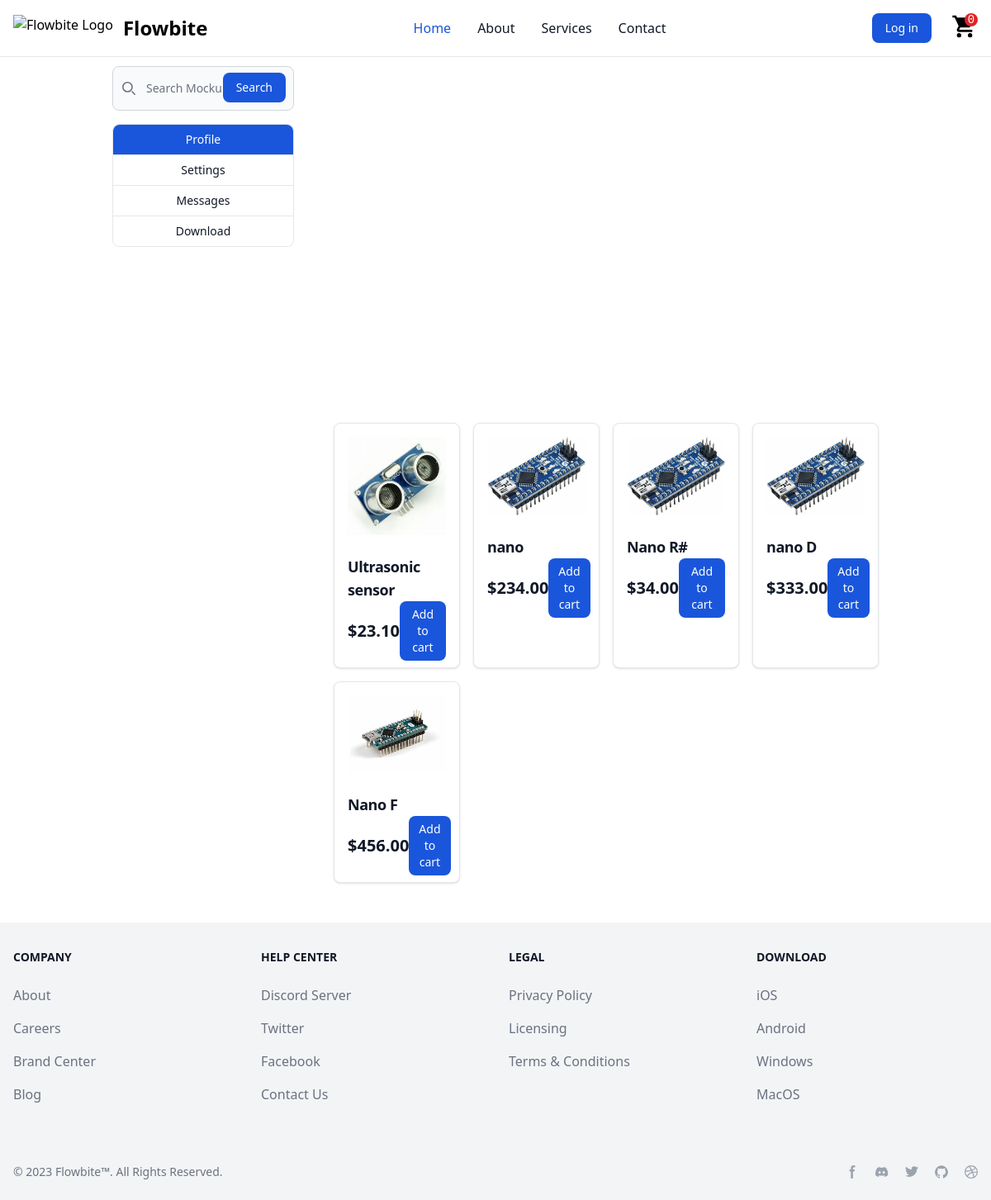
The page / on the database its author committed.
### store/models.py (models this page shows, shortened)
class Product(models.Model):
    name = models.CharField(max_length=200, null=True)
    price = models.DecimalField(max_digits=7, decimal_places=2)
    digital = models.BooleanField(default=False, null=True, blank=True)
    image = models.ImageField(null=True, blank=True)
    @property
    def imageURL(self):
        try:
            url = self.image.url
        except:
            url = ''
        return url

### store/views.py (the view)
# urls.py: path('', include('store.urls')),
def store(request):
    data = cartData(request)
    cartItems = data['cartItems']
    products = Product.objects.all()
    context = {'products': products, 'cartItems': cartItems}
    return render(request, 'store.html', context)

### store/utils.py (called while the page is built, shortened)
def cookieCart(request):
    try:
        cart = json.loads(request.COOKIES['cart'])
    except:
        cart = {}
    print('Cart:', cart)
    items = []
    order = {'get_cart_total': 0, 'get_cart_items': 0, 'shipping': False}
    cartItems = order['get_cart_items']
    return{'cartItems': cartItems, 'order': order, 'items': items}

def cartData(request):
    if request.user.is_authenticated:
        customer = request.user
        order, created = Order.objects.get_or_create(customer=customer, completed=False)
        items = order.orderitem_set.all()
        cartItems = order.get_cart_items
    else:
        cookieData = cookieCart(request)
        cartItems = cookieData['cartItems']
        order = cookieData['order']
        items = cookieData['items']
    return {'cartItems': cartItems, 'items': items, 'order': order}

### templates/store.html (shortened to what this page needs)
{% extends 'main.html' %}
{% load static %}
{% block content %}
<div class="flex flex-col lg:flex-row">
    <div class="lg:w-3/12 lg:mr-12">
        <form class="mb-4">
            <div class="relative">
                <div class="absolute inset-y-0 left-0 flex items-center pl-3 pointer-events-none">
                </div>
                <input type="search" id="default-search" class="block w-full p-4 pl-10 text-sm text-gray-900 border border-gray-300 rounded-lg bg-gray-50 focus:ring-blue-500 focus:border-blue-500 dark:bg-gray-700 dark:border-gray-600 dark:placeholder-gray-400 dark:text-white dark:focus:ring-blue-500 dark:focus:border-blue-500" placeholder="Search Mockups, Logos..." required>
                <button type="submit" class="text-white absolute right-2.5 bottom-2.5 bg-blue-700 hover:bg-blue-800 focus:ring-4 focus:outline-none focus:ring-blue-300 font-medium rounded-lg text-sm px-4 py-2 dark:bg-blue-600 dark:hover:bg-blue-700 dark:focus:ring-blue-800">Search</button>
            </div>
        </form>
        <div
            class="w-50 text-sm font-medium text-gray-900 bg-white border border-gray-200 rounded-lg dark:bg-gray-700 dark:border-gray-600 dark:text-white relative">
            <div class="relative group">
                <button aria-haspopup="true"
                    class="block w-full px-4 py-2 text-white bg-blue-700 border-b border-gray-200 rounded-t-lg cursor-pointer dark:bg-gray-800 dark:border-gray-600 dark:hover:bg-gray-600 dark:hover:text-white dark:focus:ring-gray-500 dark:focus:text-white">
                    Profile
                </button>
            </div>
            <div class="relative group">
                <button aria-haspopup="true"
                    class="block w-full px-4 py-2 border-b border-gray-200 cursor-pointer hover:bg-gray-100 hover:text-blue-700 focus:outline-none focus:ring-2 focus:ring-blue-700 focus:text-blue-700 dark:border-gray-600 dark:hover:bg-gray-600 dark:hover:text-white dark:focus:ring-gray-500 dark:focus:text-white">
                    Settings
                </button>
            </div>
            <div class="relative group">
                <button aria-haspopup="true"
                    class="block w-full px-4 py-2 border-b border-gray-200 cursor-pointer hover:bg-gray-100 hover:text-blue-700 focus:outline-none focus:ring-2 focus:ring-blue-700 focus:text-blue-700 dark:border-gray-600 dark:hover:bg-gray-600 dark:hover:text-white dark:focus:ring-gray-500 dark:focus:text-white">
                    Messages
                </button>
            </div>
            <div class="relative group">
                <button aria-haspopup="true"
                    class="block w-full px-4 py-2 rounded-b-lg cursor-pointer hover:bg-gray-100 hover:text-blue-700 focus:outline-none focus:ring-2 focus:ring-blue-700 focus:text-blue-700 dark:border-gray-600 dark:hover:bg-gray-600 dark:hover:text-white dark:focus:ring-gray-500 dark:focus:text-white">
                    Download
                </button>
            </div>
        </div>
    </div>
    <div class="lg:w-9/12">
        <div id="default-carousel" class="relative w-full" data-carousel="slide">
            <div class="relative h-56 lg:h-96 overflow-hidden rounded-lg md:h-96">
            </div>
            <div class="absolute z-30 flex space-x-3 -translate-x-1/2 bottom-5 left-1/2">
                <button type="button" class="w-3 h-3 rounded-full" aria-current="true" aria-label="Slide 1"
                    data-carousel-slide-to="0"></button>
                <button type="button" class="w-3 h-3 rounded-full" aria-current="false" aria-label="Slide 2"
                    data-carousel-slide-to="1"></button>
                <button type="button" class="w-3 h-3 rounded-full" aria-current="false" aria-label="Slide 3"
                    data-carousel-slide-to="2"></button>
                <button type="button" class="w-3 h-3 rounded-full" aria-current="false" aria-label="Slide 4"
                    data-carousel-slide-to="3"></button>
                <button type="button" class="w-3 h-3 rounded-full" aria-current="false" aria-label="Slide 5"
                    data-carousel-slide-to="4"></button>
            </div>
            <button type="button"
                class="absolute top-0 left-0 z-30 flex items-center justify-center h-full px-4 cursor-pointer group focus:outline-none"
                data-carousel-prev>
                <span
                    class="inline-flex items-center justify-center w-10 h-10 rounded-full bg-white/30 dark:bg-gray-800/30 group-hover:bg-white/50 dark:group-hover:bg-gray-800/60 group-focus:ring-4 group-focus:ring-white dark:group-focus:ring-gray-800/70 group-focus:outline-none">
                    <svg class="w-4 h-4 text-white dark:text-gray-800" aria-hidden="true"
                        xmlns="http://www.w3.org/2000/svg" fill="none" viewBox="0 0 6 10">
                        <path stroke="currentColor" stroke-linecap="round" stroke-linejoin="round" stroke-width="2"
                            d="M5 1 1 5l4 4" />
                    </svg>
                </span>
            </button>
            <button type="button"
                class="absolute top-0 right-0 z-30 flex items-center justify-center h-full px-4 cursor-pointer group focus:outline-none"
                data-carousel-next>
                <span
                    class="inline-flex items-center justify-center w-10 h-10 rounded-full bg-white/30 dark:bg-gray-800/30 group-hover:bg-white/50 dark:group-hover:bg-gray-800/60 group-focus:ring-4 group-focus:ring-white dark:group-focus:ring-gray-800/70 group-focus:outline-none">
                    <svg class="w-4 h-4 text-white dark:text-gray-800" aria-hidden="true"
                        xmlns="http://www.w3.org/2000/svg" fill="none" viewBox="0 0 6 10">
                        <path stroke="currentColor" stroke-linecap="round" stroke-linejoin="round" stroke-width="2"
                            d="m1 9 4-4-4-4" />
                    </svg>
                </span>
            </button>
        </div>
        <div class="grid grid-cols-1 sm:grid-cols-2 md:grid-cols-3 lg:grid-cols-4 gap-4 gap-x-4 mt-12">
            {% for product in products %}
            <div
                class="max-w-xs h-75 bg-white border border-gray-200 rounded-lg shadow dark:bg-gray-800 dark:border-gray-700">
                <a href="#">
                    <img class="p-4 rounded-t-lg max-h-45 mx-auto" src="{{product.imageURL}}" alt="product image" />
                </a>
                <div class="px-4 py-2">
                    <a href="#">
                        <h5 class="text-lg font-semibold tracking-tight text-gray-900 dark:text-white">
                            {{product.name}}
                        </h5>
                    </a>
                    <div class="flex items-center justify-between">
                        <span class="text-xl font-bold text-gray-900 dark:text-white">${{product.price}}</span>
                        <a data-product="{{product.id}}" data-action="add" href="#"
                            class="update-cart text-white bg-blue-700 hover:bg-blue-800 focus:ring-4 focus:outline-none focus:ring-blue-300 font-medium rounded-lg text-sm px-3 py-1.5 text-center dark:bg-blue-600 dark:hover:bg-blue-700 dark:focus:ring-blue-800">Add
                            to cart</a>
                    </div>
                </div>
            </div>
            {% endfor %}
        </div>
    </div>
</div>
{% endblock content %}

### rows shown on the page
Product: imageURL (picture), name "Ultrasonic sensor", price "23.10"
Product: imageURL (picture), name "nano", price "234.00"
Product: imageURL (picture), name "Nano R#", price "34.00"
Product: imageURL (picture), name "nano D", price "333.00"
Product: imageURL (picture), name "Nano F", price "456.00"

### other values the page prints
{{ cartItems }} "0"
